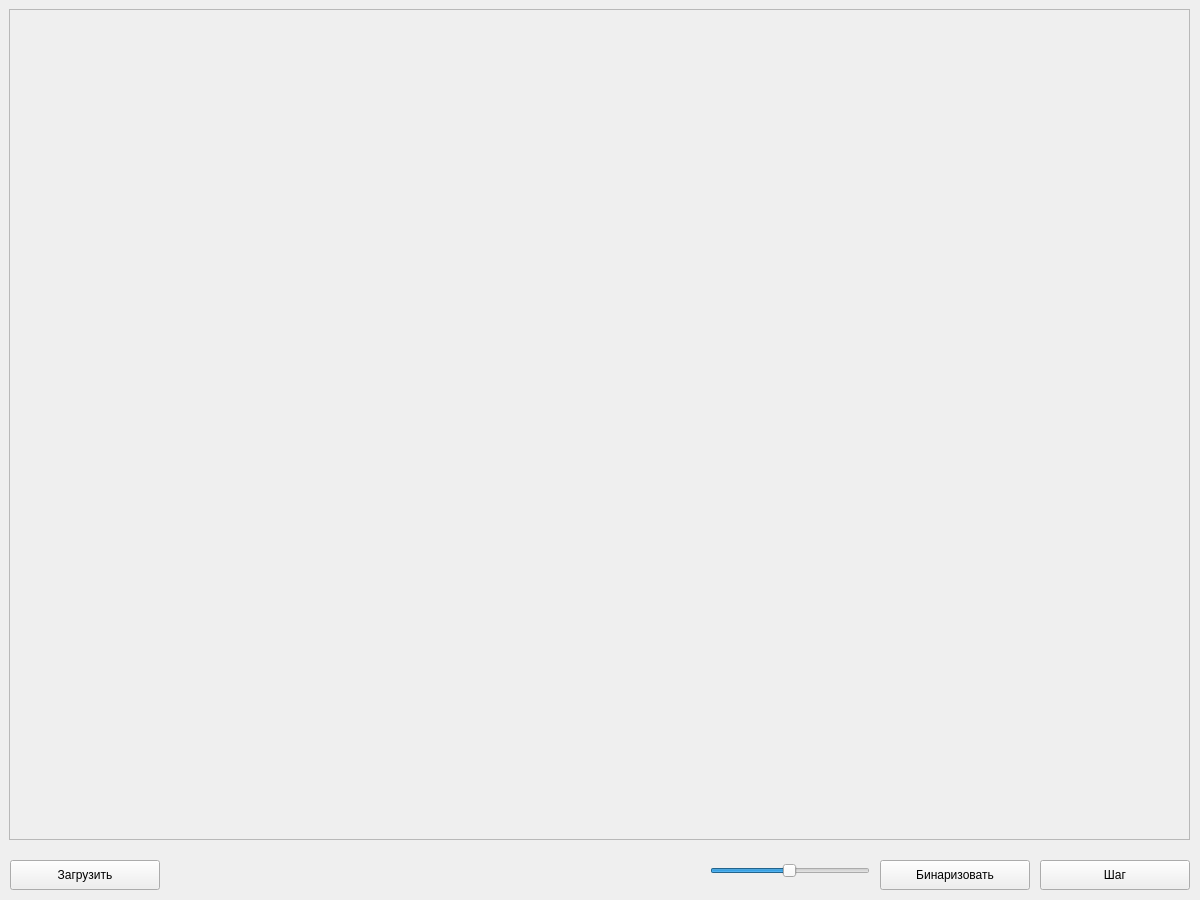
<?xml version="1.0" encoding="UTF-8"?>
<ui version="4.0">
 <class>MainWindow</class>
 <widget class="QMainWindow" name="MainWindow">
  <property name="geometry">
   <rect>
    <x>0</x>
    <y>0</y>
    <width>1200</width>
    <height>900</height>
   </rect>
  </property>
  <property name="windowTitle">
   <string>MainWindow</string>
  </property>
  <property name="statusTip">
   <string/>
  </property>
  <widget class="QWidget" name="centralWidget">
   <widget class="QPushButton" name="pushButton_3">
    <property name="geometry">
     <rect>
      <x>10</x>
      <y>860</y>
      <width>150</width>
      <height>30</height>
     </rect>
    </property>
    <property name="text">
     <string>Загрузить</string>
    </property>
   </widget>
   <widget class="QPushButton" name="pushButton_4">
    <property name="geometry">
     <rect>
      <x>880</x>
      <y>860</y>
      <width>150</width>
      <height>30</height>
     </rect>
    </property>
    <property name="text">
     <string>Бинаризовать</string>
    </property>
   </widget>
   <widget class="QPushButton" name="pushButton_5">
    <property name="geometry">
     <rect>
      <x>1040</x>
      <y>860</y>
      <width>150</width>
      <height>30</height>
     </rect>
    </property>
    <property name="text">
     <string>Шаг</string>
    </property>
   </widget>
   <widget class="QScrollArea" name="scrollArea">
    <property name="geometry">
     <rect>
      <x>9</x>
      <y>9</y>
      <width>1181</width>
      <height>831</height>
     </rect>
    </property>
    <property name="widgetResizable">
     <bool>true</bool>
    </property>
    <widget class="QWidget" name="scrollAreaWidgetContents">
     <property name="geometry">
      <rect>
       <x>0</x>
       <y>0</y>
       <width>1179</width>
       <height>829</height>
      </rect>
     </property>
    </widget>
   </widget>
   <widget class="QLabel" name="label">
    <property name="geometry">
     <rect>
      <x>20</x>
      <y>20</y>
      <width>1161</width>
      <height>811</height>
     </rect>
    </property>
    <property name="text">
     <string/>
    </property>
   </widget>
   <widget class="QSlider" name="horizontalSlider">
    <property name="geometry">
     <rect>
      <x>710</x>
      <y>860</y>
      <width>160</width>
      <height>21</height>
     </rect>
    </property>
    <property name="maximum">
     <number>255</number>
    </property>
    <property name="pageStep">
     <number>16</number>
    </property>
    <property name="value">
     <number>127</number>
    </property>
    <property name="orientation">
     <enum>Qt::Horizontal</enum>
    </property>
   </widget>
  </widget>
 </widget>
 <layoutdefault spacing="6" margin="11"/>
 <resources/>
 <connections/>
</ui>
